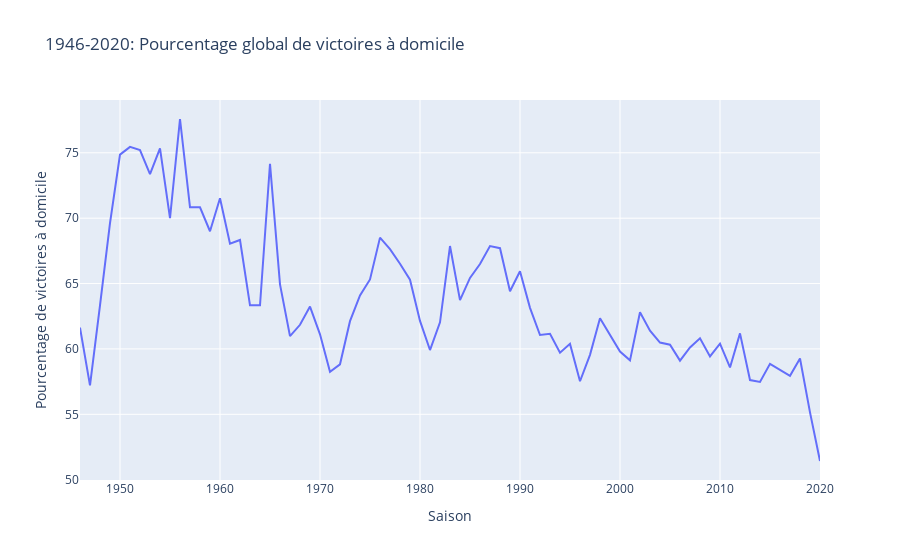
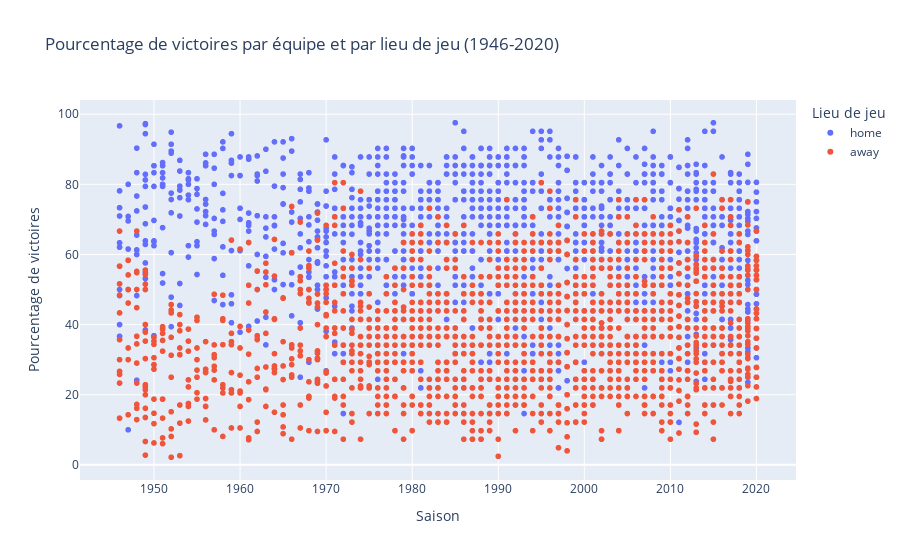

Notebook code cell kept with these figures, in order:
### Markdown cell above
### Taux de victoire à domicile

### Code cell
import pandas as pd
import plotly.express as px

# Charger les fichiers CSV
games = pd.read_csv('./csv/Game.csv')
teams = pd.read_csv('./csv/Team_Attributes.csv')

# Extraire l'année de la saison à partir de SEASON_ID
games['SEASON_YEAR'] = games['SEASON_ID'].astype(str).str[1:5].astype(int)

# Calculer le nombre de victoires et de matchs joués à domicile et à l'extérieur pour chaque équipe chaque saison
home_stats = games.groupby(['SEASON_YEAR', 'TEAM_ID_HOME']).agg(
    HOME_WINS=('WL_HOME', lambda x: (x == 'W').sum()),
    HOME_GAMES=('TEAM_ID_HOME', 'count')
).reset_index()
home_stats['HOME_WIN_PCT'] = (home_stats['HOME_WINS'] / home_stats['HOME_GAMES']) * 100
home_stats['game_location'] = 'home'
home_stats.rename(columns={'TEAM_ID_HOME': 'TEAM_ID'}, inplace=True)

away_stats = games.groupby(['SEASON_YEAR', 'TEAM_ID_AWAY']).agg(
    AWAY_WINS=('WL_AWAY', lambda x: (x == 'W').sum()),
    AWAY_GAMES=('TEAM_ID_AWAY', 'count')
).reset_index()
away_stats['AWAY_WIN_PCT'] = (away_stats['AWAY_WINS'] / away_stats['AWAY_GAMES']) * 100
away_stats['game_location'] = 'away'
away_stats.rename(columns={'TEAM_ID_AWAY': 'TEAM_ID'}, inplace=True)

# Fusionner les données de victoires à domicile et à l'extérieur
home_stats = home_stats[['SEASON_YEAR', 'TEAM_ID', 'HOME_WIN_PCT', 'game_location']]
home_stats.rename(columns={'HOME_WIN_PCT': 'win_percentage'}, inplace=True)
away_stats = away_stats[['SEASON_YEAR', 'TEAM_ID', 'AWAY_WIN_PCT', 'game_location']]
away_stats.rename(columns={'AWAY_WIN_PCT': 'win_percentage'}, inplace=True)

team_stats = pd.concat([home_stats, away_stats], ignore_index=True)

# Ajouter les noms des équipes en utilisant Team_Attributes.csv
teams = teams[['ID', 'NICKNAME']]
team_stats = pd.merge(team_stats, teams, left_on='TEAM_ID', right_on='ID', how='left')

# Calculer le pourcentage global de victoires à domicile pour chaque saison
overall_home_stats = games.groupby('SEASON_YEAR').agg(
    home_win_count=('WL_HOME', lambda x: (x == 'W').sum()),
    total_game_count=('TEAM_ID_HOME', 'count')
).reset_index()
overall_home_stats['home_won_percentage'] = (overall_home_stats['home_win_count'] / overall_home_stats['total_game_count']) * 100

# Utiliser plotly.express pour créer le graphique linéaire pour le pourcentage global de victoires à domicile
fig1 = px.line(overall_home_stats, x='SEASON_YEAR', y='home_won_percentage', 
               title='1946-2020: Pourcentage global de victoires à domicile',
               labels={'SEASON_YEAR': 'Saison', 'home_won_percentage': 'Pourcentage de victoires à domicile'})

fig1.show()

# Utiliser plotly.express pour créer le scatter plot
fig2 = px.scatter(team_stats, x='SEASON_YEAR', y='win_percentage', color='game_location', 
                 title='Pourcentage de victoires par équipe et par lieu de jeu (1946-2020)',
                 labels={'SEASON_YEAR': 'Saison', 'win_percentage': 'Pourcentage de victoires', 'game_location': 'Lieu de jeu', 'NICKNAME': 'Équipe'},
                 hover_data=['NICKNAME'])

fig2.show()

### Figure 1 — Plotly figure (JSON) as saved in the notebook; plotly's stock layout.template omitted (floating-point values rounded to 4 significant figures)
{"data": [{"hovertemplate": "Saison=%{x}<br>Pourcentage de victoires à domicile=%{y}<extra></extra>", "legendgroup": "", "line": {"color": "#636efa", "dash": "solid"}, "marker": {"symbol": "circle"}, "mode": "lines", "name": "", "orientation": "v", "showlegend": false, "type": "scatter", "x": [1946, 1947, 1948, 1949, 1950, 1951, 1952, 1953, 1954, 1955, 1956, 1957, 1958, 1959, 1960, 1961, 1962, 1963, 1964, 1965, 1966, 1967, 1968, 1969, 1970, 1971, 1972, 1973, 1974, 1975, 1976, 1977, 1978, 1979, 1980, 1981, 1982, 1983, 1984, 1985, 1986, 1987, 1988, 1989, 1990, 1991, 1992, 1993, 1994, 1995, 1996, 1997, 1998, 1999, 2000, 2001, 2002, 2003, 2004, 2005, 2006, 2007, 2008, 2009, 2010, 2011, 2012, 2013, 2014, 2015, 2016, 2017, 2018, 2019, 2020], "xaxis": "x", "y": [61.63, 57.22, 63.33, 69.63, 74.86, 75.45, 75.21, 73.37, 75.35, 70, 77.59, 70.83, 70.83, 69, 71.52, 68.06, 68.33, 63.33, 63.33, 74.17, 64.94, 60.98, 61.85, 63.24, 61.12, 58.25, 58.82, 62.12, 64.09, 65.31, 68.51, 67.63, 66.52, 65.3, 62.14, 59.92, 62.04, 67.87, 63.73, 65.43, 66.49, 67.87, 67.71, 64.41, 65.94, 63.14, 61.07, 61.16, 59.71, 60.39, 57.53, 59.55, 62.34, 61.06, 59.8, 59.13, 62.8, 61.4, 60.49, 60.33, 59.11, 60.11, 60.81, 59.43, 60.41, 58.59, 61.19, 57.62, 57.48, 58.86, 58.41, 57.94, 59.27, 55.15, 51.43], "yaxis": "y"}], "layout": {"legend": {"tracegroupgap": 0}, "title": {"text": "1946-2020: Pourcentage global de victoires à domicile"}, "xaxis": {"anchor": "y", "domain": [0, 1], "title": {"text": "Saison"}}, "yaxis": {"anchor": "x", "domain": [0, 1], "title": {"text": "Pourcentage de victoires à domicile"}}}}

### Figure 2 — Plotly figure (JSON) as saved in the notebook; plotly's stock layout.template omitted (floating-point values rounded to 4 significant figures; data arrays with more than 128 entries replaced by an {"elided": "..."} marker saying what was removed)
{"data": [{"customdata": {"elided": "1573x1 str values"}, "hovertemplate": "Lieu de jeu=home<br>Saison=%{x}<br>Pourcentage de victoires=%{y}<br>Équipe=%{customdata[0]}<extra></extra>", "legendgroup": "home", "marker": {"color": "#636efa", "symbol": "circle"}, "mode": "markers", "name": "home", "showlegend": true, "type": "scattergl", "x": {"elided": "1573 int values"}, "xaxis": "x", "y": {"elided": "1573 float values"}, "yaxis": "y"}, {"customdata": {"elided": "1573x1 str values"}, "hovertemplate": "Lieu de jeu=away<br>Saison=%{x}<br>Pourcentage de victoires=%{y}<br>Équipe=%{customdata[0]}<extra></extra>", "legendgroup": "away", "marker": {"color": "#EF553B", "symbol": "circle"}, "mode": "markers", "name": "away", "showlegend": true, "type": "scattergl", "x": {"elided": "1573 int values"}, "xaxis": "x", "y": {"elided": "1573 float values"}, "yaxis": "y"}], "layout": {"legend": {"title": {"text": "Lieu de jeu"}, "tracegroupgap": 0}, "title": {"text": "Pourcentage de victoires par équipe et par lieu de jeu (1946-2020)"}, "xaxis": {"anchor": "y", "domain": [0, 1], "title": {"text": "Saison"}}, "yaxis": {"anchor": "x", "domain": [0, 1], "title": {"text": "Pourcentage de victoires"}}}}
